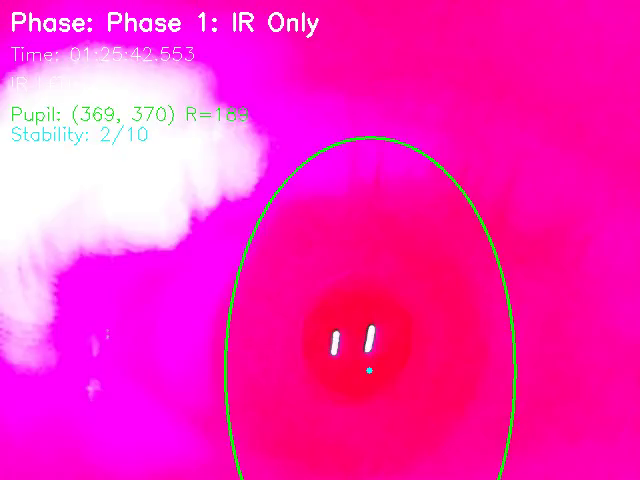
#> input picture frame 2 of pupil-detector/latest_recording.mp4, 640 x 480 px, given in place of the camera
$ python camera_calibration.py
#> lines starting #> are read from the running program, lines starting #| are printed output that depends on the picture
#!/usr/bin/env python3
"""
Camera Calibration Script for PyPupilEXT
This script helps calibrate the camera for accurate pupil size measurements.
"""

import cv2
import numpy as np
import argparse
import sys
import time
import json
import os
from datetime import datetime
from typing import Optional, Tuple

try:
    import pypupilext
except ImportError:
    print("Error: PyPupilEXT not found. Please install it using:")
    print("pip install PyPupilEXT-0.0.1-cp310-cp310-macosx_14_0_universal2.whl")
    sys.exit(1)


class CameraCalibrator:
    def __init__(self, camera_id: int = 0):
        """
        Initialize the camera calibrator.

        Args:
            camera_id: Camera device ID (default: 0)
        """
        self.camera_id = camera_id
        self.cap = None
        self.calibration_data = {}
        self.known_sizes = {
            'small': 2.0,    # 2mm diameter
            'medium': 4.0,   # 4mm diameter
            'large': 6.0,    # 6mm diameter
        }

    def initialize_camera(self) -> bool:
        """Initialize the webcam capture."""
        try:
            self.cap = cv2.VideoCapture(self.camera_id)
            if not self.cap.isOpened():
                print(f"Error: Could not open camera {self.camera_id}")
                return False

            # Set camera properties for better performance
            self.cap.set(cv2.CAP_PROP_FRAME_WIDTH, 640)
            self.cap.set(cv2.CAP_PROP_FRAME_HEIGHT, 480)
            self.cap.set(cv2.CAP_PROP_FPS, 30)

            print(f"Camera {self.camera_id} initialized successfully")
            return True

        except Exception as e:
            print(f"Error initializing camera: {e}")
            return False

    def detect_circles(self, frame: np.ndarray) -> list:
        """Detect circles in the frame for calibration targets."""
        gray = cv2.cvtColor(frame, cv2.COLOR_BGR2GRAY)

        # Use Hough Circle Transform to detect circles
        circles = cv2.HoughCircles(
            gray,
            cv2.HOUGH_GRADIENT,
            dp=1,
            minDist=50,
            param1=50,
            param2=30,
            minRadius=10,
            maxRadius=100
        )

        if circles is not None:
            circles = np.round(circles[0, :]).astype("int")
            return circles
        return []

    # [53 lines left out: functions measure_circle_diameter, calculate_calibration_factor, save_calibration, not called in this run]

    def run_calibration(self, debug_mode=False):
        """Run the calibration process."""
#> called with debug_mode = False
        if not self.initialize_camera():
            return

        print("Camera Calibration for PyPupilEXT")
        print("="*50)
        print("This script helps calibrate your camera for accurate pupil measurements.")
        print("You'll need calibration targets with known sizes.")
        print("\nCalibration targets needed:")
        for name, size in self.known_sizes.items():
            print(f"  {name}: {size}mm diameter circle")
        print("\nYou can create these using:")
        print("1. Printed circles on paper")
        print("2. Physical objects with known diameters")
        print("3. Digital calibration targets on screen")

        if debug_mode:
            print("\nDEBUG MODE: Press Enter to start calibration...")
        else:
            input("\nPress Enter when ready to start calibration...")

        pixel_measurements = {}

        for size_name, known_size in self.known_sizes.items():
            print(f"\nCalibrating {size_name} target ({known_size}mm)...")
            print(f"Show the {size_name} target to the camera and press 'c' to capture")
            print("Press 'q' to quit or 's' to skip this target")

            while True:
                ret, frame = self.cap.read()
                if not ret:
                    print("Error: Could not read frame from camera")
                    break

                # Detect circles
                circles = self.detect_circles(frame)

                # Draw detected circles
                for circle in circles:
                    x, y, radius = circle
                    cv2.circle(frame, (x, y), radius, (0, 255, 0), 2)
                    cv2.circle(frame, (x, y), 2, (0, 0, 255), 3)

                # Add instructions to frame
                cv2.putText(frame, f"Show {size_name} target ({known_size}mm)", (10, 30),
                            cv2.FONT_HERSHEY_SIMPLEX, 0.7, (255, 255, 255), 2)
                cv2.putText(frame, "Press 'c' to capture, 's' to skip, 'q' to quit", (10, 60),
                            cv2.FONT_HERSHEY_SIMPLEX, 0.6, (255, 255, 255), 2)

                if debug_mode:
                    cv2.putText(frame, "DEBUG MODE", (10, 90),
                                cv2.FONT_HERSHEY_SIMPLEX, 0.6, (0, 255, 255), 2)

                cv2.imshow('Camera Calibration', frame)

                key = cv2.waitKey(1) & 0xFF
                if key == ord('q'):
                    cv2.destroyAllWindows()
                    return
                elif key == ord('s'):
                    print(f"Skipping {size_name} target")
                    break
                elif key == ord('c') and len(circles) > 0:
                    # Use the largest circle detected
                    largest_circle = max(circles, key=lambda x: x[2])
                    diameter_pixels = largest_circle[2] * 2
                    pixel_measurements[size_name] = diameter_pixels
                    print(f"Captured {size_name}: {diameter_pixels:.1f} pixels")
                    break
#> this loop made 1 pass; (key q is pressed on pass 1)
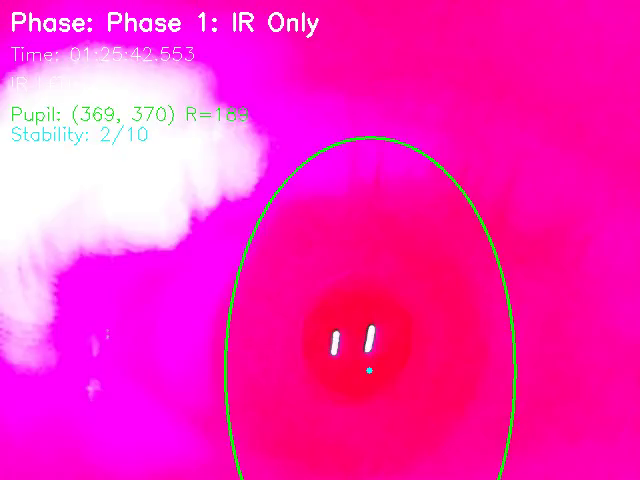
#> input picture frame 2 of pupil-detector/latest_recording.mp4, 640 x 480 px, given in place of the camera
#> pass 1, in detect_circles, `gray = cv2.cvtColor(frame, cv2.COLOR_BGR2GRAY)`:
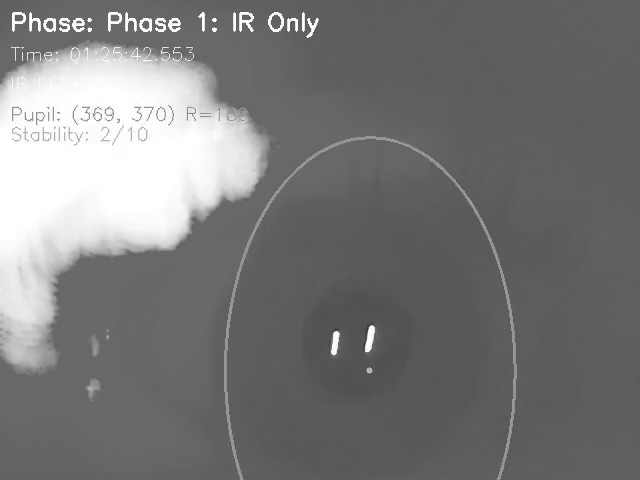
#> gray: shape (480, 640); min 40, max 255, mean 120.2
#> pass 1, in run_calibration, `cv2.imshow('Camera Calibration', frame)`:
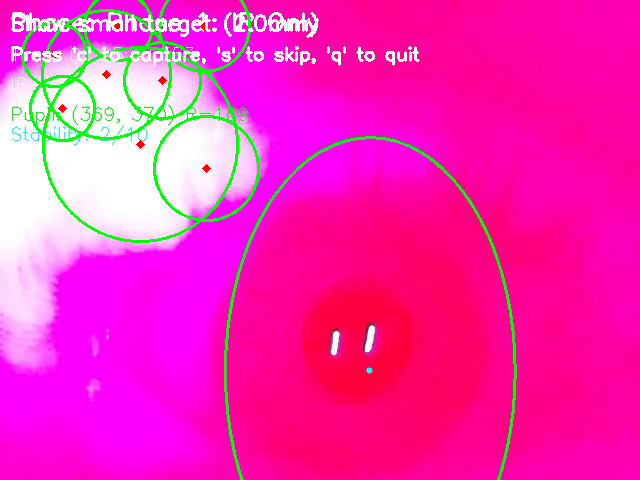
#> window 'Camera Calibration': shape (480, 640, 3); mean B, G, R 181.4, 45.6, 245.5

        cv2.destroyAllWindows()

        if len(pixel_measurements) < 2:
            print("Need at least 2 measurements for calibration")
            return

        # Calculate calibration factor
        calibration_factor = self.calculate_calibration_factor(pixel_measurements, self.known_sizes)

        if calibration_factor:
            # Save calibration
            filename = self.save_calibration(calibration_factor)

            print(f"\nCalibration completed!")
            print(f"Calibration factor: {calibration_factor:.4f} mm/px")
            print(f"Use this factor in your pupil detection scripts")
            print(f"Calibration saved to: {filename}")

            # Show how to use the calibration
            print("\nTo use this calibration in your scripts:")
            print("1. Load the calibration file")
            print("2. Apply the calibration factor to pupil measurements")
            print("3. Update your detection scripts to use calibrated measurements")
        else:
            print("Calibration failed. Please try again with better targets.")


def main():
    """Main function with command line argument parsing."""
    parser = argparse.ArgumentParser(
        description="Camera calibration for PyPupilEXT",
        formatter_class=argparse.RawDescriptionHelpFormatter,
        epilog="""
Examples:
  python camera_calibration.py                    # Basic calibration
  python camera_calibration.py --camera 1        # Use camera 1
  python camera_calibration.py --debug           # Debug mode
        """
    )

    parser.add_argument(
        '--camera',
        type=int,
        default=0,
        help='Camera device ID (default: 0)'
    )

    parser.add_argument(
        '--debug',
        action='store_true',
        help='Enable debug mode with additional visual feedback'
    )

    args = parser.parse_args()

    # Create and run calibrator
    calibrator = CameraCalibrator(camera_id=args.camera)
    calibrator.run_calibration(debug_mode=args.debug)


if __name__ == "__main__":
    main()

$ run again, starting later in the video
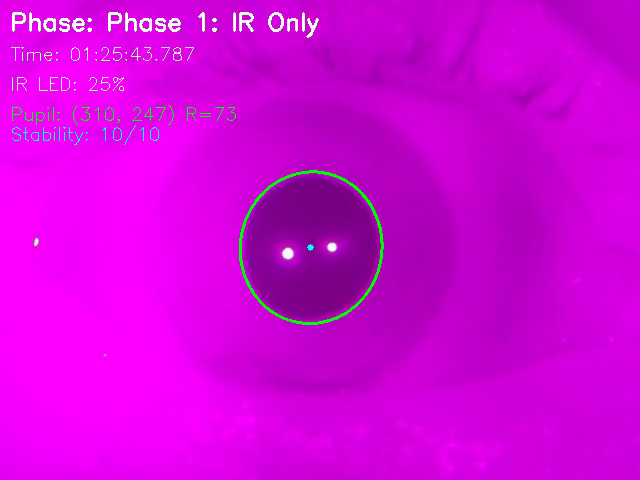
#> input picture frame 12 of pupil-detector/latest_recording.mp4, 640 x 480 px, given in place of the camera
#> the loop in run_calibration, `for size_name, known_size in self.known_sizes.items():` made 1 pass; (key q is pressed on pass 1)
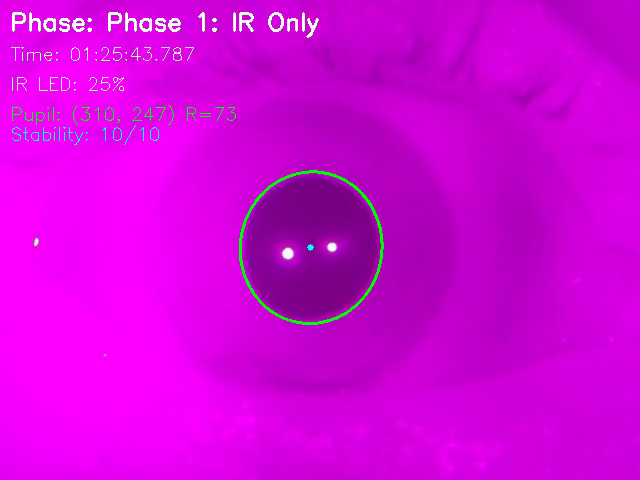
#> input picture frame 12 of pupil-detector/latest_recording.mp4, 640 x 480 px, given in place of the camera
#> pass 1, in detect_circles, `gray = cv2.cvtColor(frame, cv2.COLOR_BGR2GRAY)`:
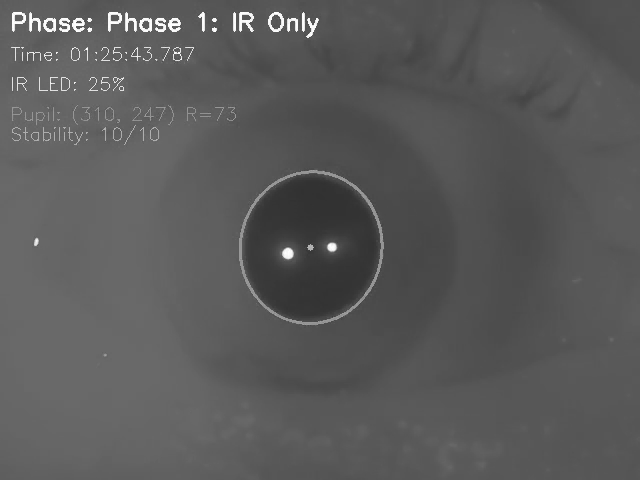
#> gray: shape (480, 640); min 49, max 255, mean 89.7
#> pass 1, in run_calibration, `cv2.imshow('Camera Calibration', frame)`:
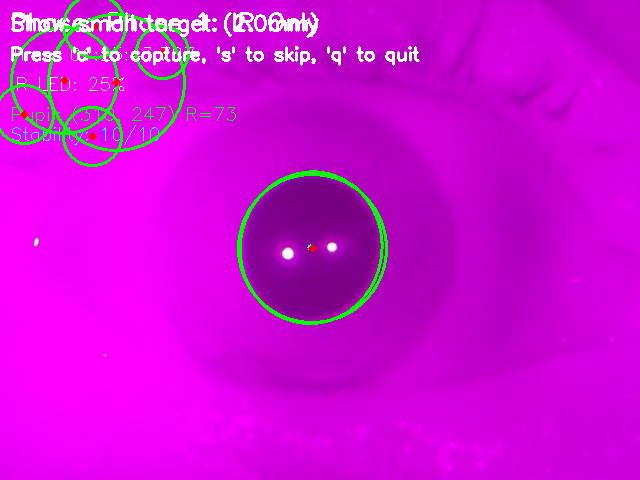
#> window 'Camera Calibration': shape (480, 640, 3); mean B, G, R 215.5, 10.3, 206.3

$ run again, starting later in the video
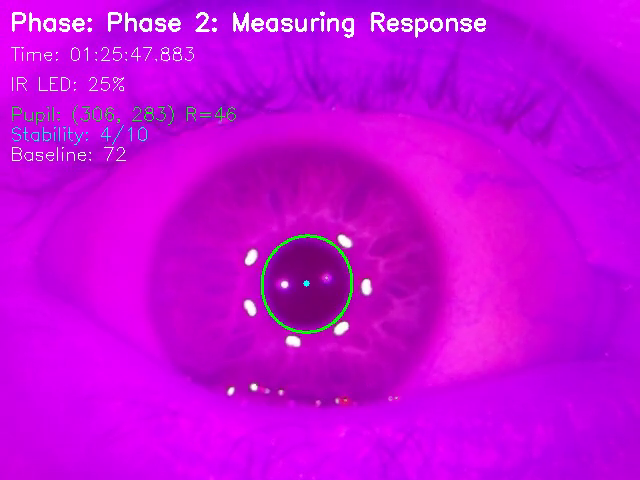
#> input picture frame 22 of pupil-detector/latest_recording.mp4, 640 x 480 px, given in place of the camera
#> the loop in run_calibration, `for size_name, known_size in self.known_sizes.items():` made 1 pass; (key q is pressed on pass 1)
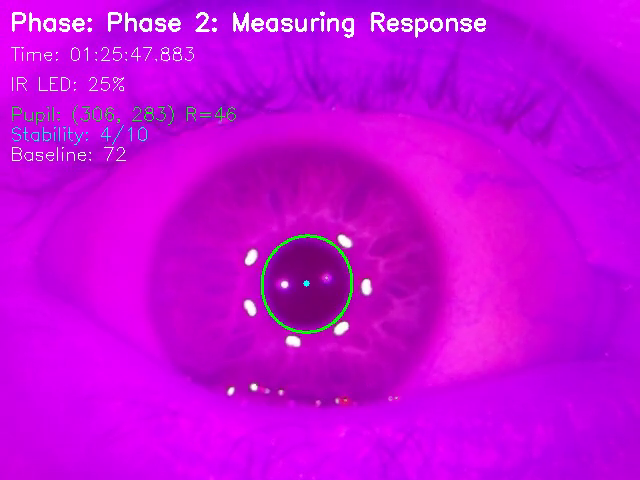
#> input picture frame 22 of pupil-detector/latest_recording.mp4, 640 x 480 px, given in place of the camera
#> pass 1, in detect_circles, `gray = cv2.cvtColor(frame, cv2.COLOR_BGR2GRAY)`:
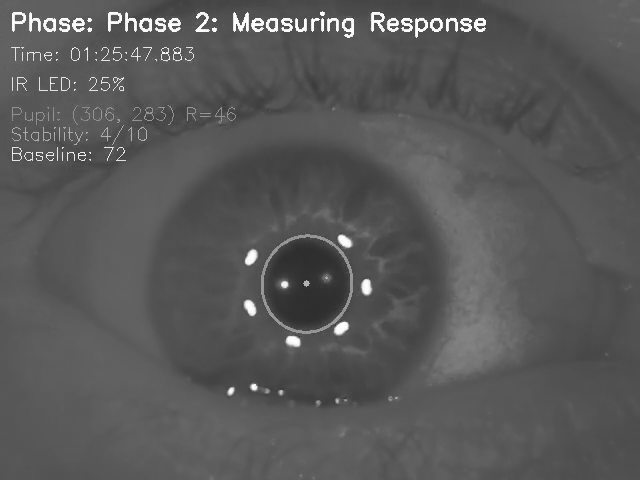
#> gray: shape (480, 640); min 39, max 255, mean 88.4
#> pass 1, in run_calibration, `cv2.imshow('Camera Calibration', frame)`:
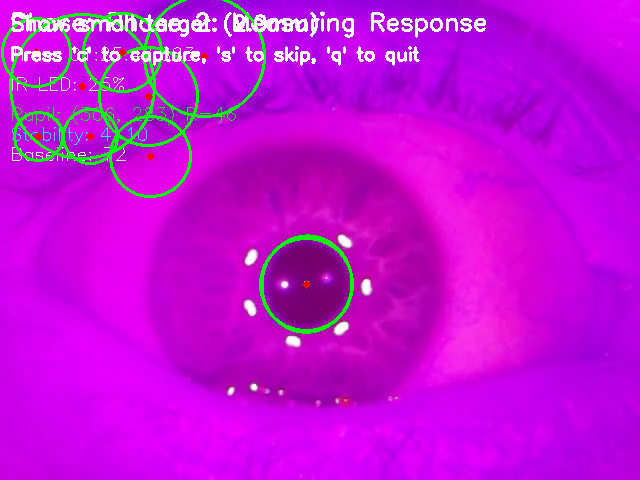
#> window 'Camera Calibration': shape (480, 640, 3); mean B, G, R 216.2, 14.5, 194.5
